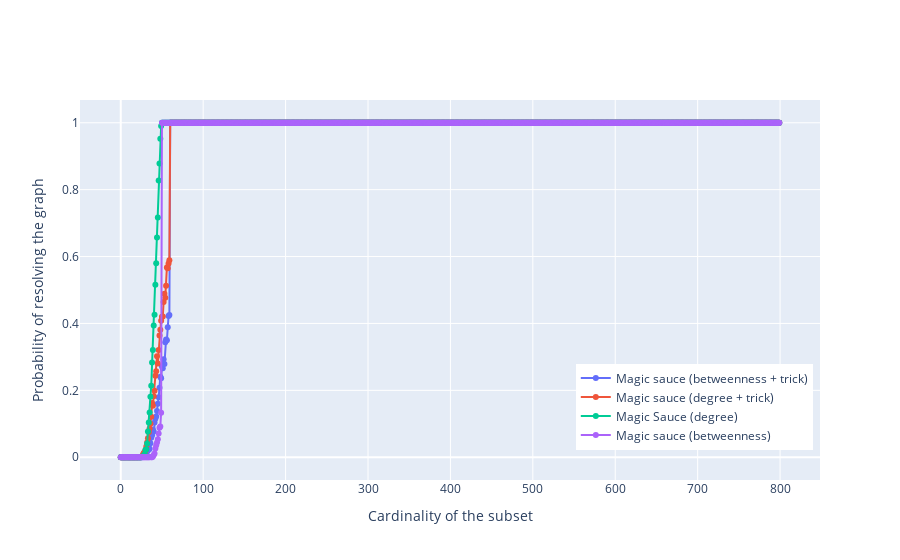

The code cell stored with this chart in its notebook:
### Code cell
# Define your data
#x = list(solutions_rand_fb.keys())
#y = list(solutions_rand_fb.values())

#x1 = list(solutions2.keys())
#y1 = list(solutions2.values())

#x2 = list(solutions_prob_d.keys())
#y2 = list(solutions_prob_d.values())

#x3 = list(solutions_prob_bc_fb.keys())
#y3 = list(solutions_prob_bc_fb.values())

#x4 = list(solutions_prob_dc_fb.keys())
#y4 = list(solutions_prob_dc_fb.values())

#x5 = list(solutions_prob_so_fb.keys())
#y5 = list(solutions_prob_so_fb.values())

#x6 = list(solutions_prob_cc_fb.keys())
#y6 = list(solutions_prob_cc_fb.values())

x7 = list(calls_prob_ms_bc_add.keys())
y7 = list(calls_prob_ms_bc_add.values())

x8 = list(calls_prob_ms_dc_add.keys())
y8 = list(calls_prob_ms_dc_add.values())

x9 = list(calls_prob_ms_d.keys())
y9 = list(calls_prob_ms_d.values())

x10 = list(calls_prob_ms_bc.keys())
y10 = list(calls_prob_ms_bc.values())


trace7 = go.Scatter(x=x7, y=y7, mode='markers+lines', name='Magic sauce (betweenness + trick)')
trace8 = go.Scatter(x=x8, y=y8, mode='markers+lines', name='Magic sauce (degree + trick)')
trace9 = go.Scatter(x=x9, y=y9, mode='markers+lines', name='Magic Sauce (degree)')
trace10 = go.Scatter(x=x10, y=y10, mode='markers+lines', name='Magic sauce (betweenness)')

# Define the layout
layout = go.Layout(#title='Probability of resolving the graph as a function of the subset cardinality', 
                   #title_x=0.5,
                   xaxis=dict(title='Cardinality of the subset'), 
                   yaxis=dict(title='Probability of resolving the graph'),
                   legend=dict(x=0.67, y=0.08, orientation='v'))

# Combine the traces and layout into a figure
fig = go.Figure(data=[trace7, trace8, trace9, trace10], layout=layout)

# Show the figure
fig.show()

### Figure 1 — Plotly figure (JSON) as saved in the notebook; plotly's stock layout.template omitted (floating-point values rounded to 4 significant figures; data arrays with more than 128 entries replaced by an {"elided": "..."} marker saying what was removed)
{"data": [{"mode": "markers+lines", "name": "Magic sauce (betweenness + trick)", "type": "scatter", "x": {"elided": "800 int values"}, "y": {"elided": "800 float values"}}, {"mode": "markers+lines", "name": "Magic sauce (degree + trick)", "type": "scatter", "x": {"elided": "800 int values"}, "y": {"elided": "800 float values"}}, {"mode": "markers+lines", "name": "Magic Sauce (degree)", "type": "scatter", "x": {"elided": "800 int values"}, "y": {"elided": "800 float values"}}, {"mode": "markers+lines", "name": "Magic sauce (betweenness)", "type": "scatter", "x": {"elided": "800 int values"}, "y": {"elided": "800 float values"}}], "layout": {"legend": {"orientation": "v", "x": 0.67, "y": 0.08}, "xaxis": {"title": {"text": "Cardinality of the subset"}}, "yaxis": {"title": {"text": "Probability of resolving the graph"}}}}
